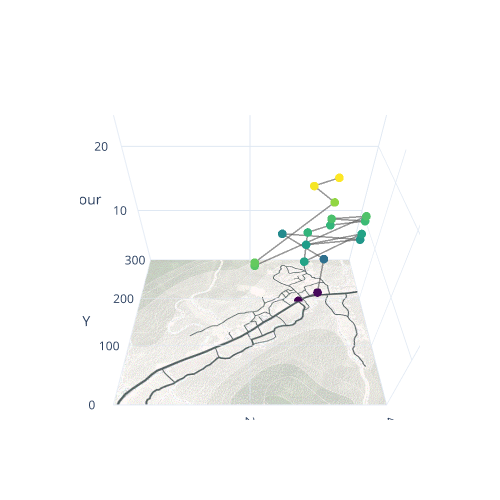

Notebook source saved alongside this figure:
### Code cell
df_now = utils.GetDfNow(df,mac_list[82])#18,35,41,71,78,82
myplot.Track3D_Origin(df_now,df_wifipos)

### Figure 1 — Plotly figure (JSON) as saved in the notebook; plotly's stock layout.template omitted (floating-point values rounded to 4 significant figures; data arrays with more than 128 entries replaced by an {"elided": "..."} marker saying what was removed)
{"data": [{"line": {"color": "rgba(50,50,50,0.6)", "width": 3}, "marker": {"color": [0.1667, 0.5667, 7.5, 9.7, 10.73, 11.23, 11.7, 11.75, 13.27, 13.37, 13.78, 14.37, 14.55, 14.87, 15.33, 16.83, 19.95, 20.18], "colorscale": [[0, "#440154"], [0.1111, "#482878"], [0.2222, "#3e4989"], [0.3333, "#31688e"], [0.4444, "#26828e"], [0.5556, "#1f9e89"], [0.6667, "#35b779"], [0.7778, "#6ece58"], [0.8889, "#b5de2b"], [1, "#fde725"]], "size": 3}, "type": "scatter3d", "x": [287.4, 323.6, 323.6, 254.1, 376.8, 287.4, 376.8, 279.5, 287.4, 323.6, 376.8, 323.6, 376.8, 205.9, 205.9, 323.6, 287.4, 323.6], "y": [193.2, 208.7, 208.7, 241.3, 212.2, 193.2, 212.2, 149.8, 193.2, 208.7, 212.2, 208.7, 212.2, 103.5, 103.5, 208.7, 193.2, 208.7], "z": [0.1667, 0.5667, 7.5, 9.7, 10.73, 11.23, 11.7, 11.75, 13.27, 13.37, 13.78, 14.37, 14.55, 14.87, 15.33, 16.83, 19.95, 20.18]}, {"cmax": 255, "cmin": 0, "colorscale": {"elided": "256x2 mixed values"}, "lighting": {"ambient": 1, "diffuse": 1, "fresnel": 1, "roughness": 1, "specular": 0.5}, "showscale": false, "surfacecolor": {"elided": "300x400 int values"}, "type": "surface", "x": {"elided": "400 float values"}, "y": {"elided": "300 float values"}, "z": {"elided": "300x400 int values"}}], "layout": {"autosize": true, "height": 500, "scene": {"aspectmode": "manual", "aspectratio": {"x": 1, "y": 0.75, "z": 0.75}, "camera": {"eye": {"x": 0, "y": -1, "z": 1}, "up": {"x": 0, "y": 0, "z": 1}}, "xaxis": {"nticks": 4, "range": [0, 400], "title": {"text": "X"}, "visible": true}, "yaxis": {"nticks": 4, "range": [0, 300], "title": {"text": "Y"}, "visible": true}, "zaxis": {"nticks": 4, "range": [0, 24], "title": {"text": "hour"}, "visible": true}}, "width": 500}}
